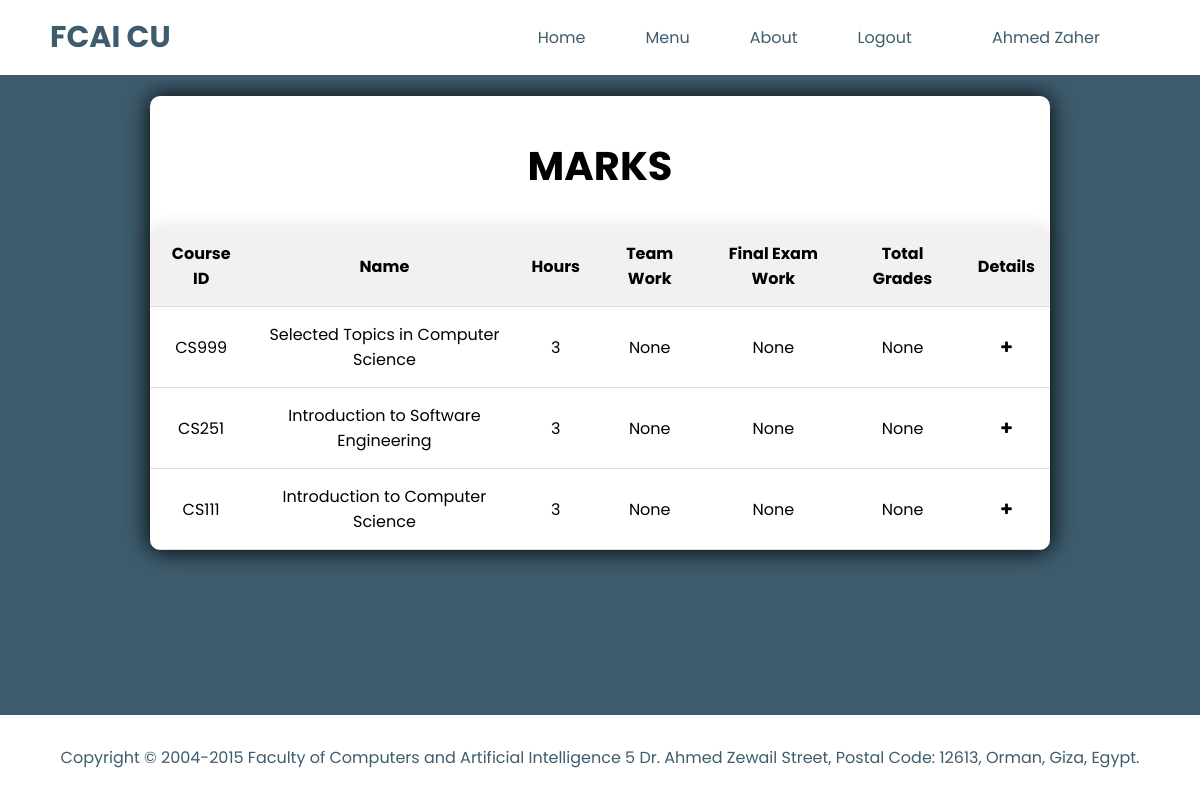
The app's page /registered_courses/ (signed in) with its own data.
### main_website/models.py (models this page shows, shortened)
class User(AbstractUser):
    class Role(models.TextChoices):
        ADMIN = "ADMIN", 'Admin'
        STUDENT = "STUDENT", 'Student'
    groups = models.ManyToManyField(Group, related_name='auth_users')
    user_permissions = models.ManyToManyField(Permission, related_name='auth_users')
    base_role = Role.ADMIN
    role = models.CharField(max_length=50, choices=Role.choices, default=Role.ADMIN)
    name = models.CharField(max_length=50, null=True)
    date_of_birth = models.DateTimeField(null=True)
    gender = models.CharField(max_length=10, choices=[
        ('Male', 'Male'),
        ('Female', 'Female')],
        null=True,
        )

class Grades(models.Model):
    student = models.ForeignKey(Student, on_delete=models.CASCADE)
    course = models.ForeignKey(Course, on_delete=models.CASCADE)
    course_grade = models.IntegerField(null=True, blank=True)
    final_grade = models.IntegerField(null=True, blank=True)
    class Meta:
        constraints = [
            models.UniqueConstraint(fields=['student', 'course'], name='composite_pk')
        ]

class Course(models.Model):
    name = models.CharField(max_length=50)
    course_id = models.CharField(max_length=8, unique=True, primary_key=True)
    department = models.ForeignKey('Department', on_delete=models.PROTECT)
    number_of_hours = models.IntegerField()
    lecture_day = models.CharField(max_length=10, choices=[
        ('Saturday', 'Saturday'),
        ('Sunday', 'Sunday'),
        ('Monday', 'Monday'),
        ('Tuesday', 'Tuesday'),
        ('Wednesday', 'Wednesday'),
        ('Thursday', 'Thursday'),
        ('Friday', 'Friday'),
    ])
    hall_number = models.CharField(max_length=8)

### main_website/views.py (the view)
    def decorator(request, *args, **kwargs):
        if check_student(request.user):
            return view_func(request, *args, **kwargs)
        else:
            return redirect('home')  # Redirect to the home page

### main_website/views.py (called while the page is built)
def student_required(view_func):
    def check_student(user):
        return user.is_authenticated and user.role == User.Role.STUDENT
    def decorator(request, *args, **kwargs):
        if check_student(request.user):
            return view_func(request, *args, **kwargs)
        else:
            return redirect('home')  # Redirect to the home page
    return decorator

@login_required(login_url='login_student')
@student_required
def registered_courses(request):
    grades = Grades.objects.filter(student_id=request.user.student.stud_id)
    context = {
        'grades': grades
    }
    return render(request, 'main_website/registered_courses.html', context)

### main_website/templates/main_website/registered_courses.html (shortened to what this page needs)
<!DOCTYPE html>
{% load static %}
<html lang="en">
    <head>
        <link rel="stylesheet" href={% static 'css/main.css'%}>
        <link rel="stylesheet" href={% static 'css/registeredCourses.css'%}>
        <link rel="stylesheet" href="https://cdnjs.cloudflare.com/ajax/libs/font-awesome/4.7.0/css/font-awesome.min.css">
    </head>
    <body>
        <header id="website-header">
            {% include 'header.html'%}
        </header>
        <div id = "main-content">
            <div id = "personal-data">
                    <h1>MARKS</h1>
                <table id = 'mainTable'>
                    <thead style="display: in;">
                        <tr>
                            <th>Course ID</th>
                            <th>Name</th>
                            <th>Hours</th>
                            <th>Team Work</th>
                            <th>Final Exam Work</th>
                            <th>Total Grades</th>
                            <th>Details</th>
                        </tr>
                    </thead>
                    <tbody id = 'mainTableBody'>
                            {% for grade in grades %}
                                    <tr class = "parentRow">
                                        <td>{{grade.course.course_id}}</td>
                                        <td>{{grade.course.name}}</td>
                                        <td>{{grade.course.number_of_hours}}</td>
                                        <td>{{grade.course_grade}}</td>
                                        <td>{{grade.final_grade}}</td>
                                        <td>
                                            {% with x=grade.final_grade y=grade.course_grade %}
                                                {% if x is none and y is none %}
                                                    None
                                                {% else %}
                                                    {{ x|add:y }}
                                                {% endif %}
                                            {% endwith %}
                                        </td>
                                        <td><button class="expand-button" ><i class="fa fa-plus"></i></button></td>
                                    </tr>
                            {% endfor %}
                    </tbody>
                </table>
            </div>
        </div>
        <footer id ="website-footer"></footer>
    </body>
</html>

### templates/header.html (shortened to what this page needs)
<nav>
    <h2><a href = "{% url 'home' %}">FCAI CU</a></h2>
    <ul id="right">
        <li> <a href="{% url 'home' %}" class = "left-right-border-effect">Home</a></li>
        {% if request.user.is_authenticated %}
            <li id = "menu">
                <a href="" class = "left-right-border-effect" >Menu</a>
            </li>
        {% endif %}
        <li>
            <a href="{% url 'about' %}" class = "left-right-border-effect">About</a>
        </li>
        {% if request.user.is_authenticated %}
            <li   id="log_out">
                <a class = "left-right-border-effect" href = "{%url 'logout'%}">Logout</a>
            </li>
        {% endif %}
        {% if request.user.is_authenticated %}
        <li class="">
            <a href="{%url 'profile'%}" class = "left-right-border-effect" id = "profile" style="padding: 10px; margin:0 0px 0 20px;">{{ request.user.name }}</a>
        </li>
        {% endif %}
    </ul>
</nav>

### main_website/static/css/main.css (style rules this page uses)
:root { --main-color:#3e5c6e; --main-font: 'Poppins'; --links-hover-color:#2f4858; --main-box-shadow: 0 0 25px rgba(0, 0,0, 1); --main-radius: 20px; --gradient-background-color: linear-gradient(to right, #33658a, #427598, #5284a7, #6195b5, #71a5c4, #70a2bf, #709fbb, #6f9cb6, #5e869d, #4e7186, #3e5c6e, #2f4858); }
* { margin: 0; padding: 0; box-sizing: border-box; }
a { text-decoration: none; color: black; }
html { height: 100%; }
body { background: var(--main-color); font-family: var(--main-font); position: relative; min-height: 100%; }
.left-right-border-effect { position: relative; }
.left-right-border-effect:after { content: ''; position: absolute; width: 100%; transform: scaleX(0); height: 2px; bottom: 0; left: 0; background-color:var(--main-color); transform-origin: bottom right; transition: transform 0.25s ease-out; }
#website-header { display: flex; align-items: center; border-bottom: 5px solid var(--main-color); background: #fff; color: var(--main-color); padding-left: 50px; padding-right: 50px; position: fixed; width: 100%; left: 0; margin: 0; top: 0; right: 0; height: 10%; z-index: 1; }
#website-header h2 a { font-size: 30px; color: var(--main-color); }
#website-header nav { display: flex; justify-content: center; align-items: center; width: 100%; }
#website-header nav ul { list-style: none; display: flex; justify-content: space-between; }
#website-header ul { margin-left: auto; justify-content: space-between; }
#website-header ul li +li, li:first-child { margin-right: 40px; }
#website-header ul li a { display: block; color: var(--main-color); text-decoration: none; padding: 10px; }
#main-content { color: #fff; position: relative; overflow: hidden; min-height: 80%; padding-top: 8%; padding-bottom: 10%; margin-left: auto; margin-right: auto ; width: 100%; }
#main-content h1 { font-size: 40px }
#website-footer { padding-top: 20px; text-align: center; height: 10%; position: absolute; bottom: 0; left:0; right:0; width:100%; color: var(--main-color); background-color: #fff; display: block; padding :0; height: fit-content; }

### main_website/static/css/registeredCourses.css (style rules this page uses)
table { width: 100%; height: 100%; border-collapse: collapse; overflow: hidden; box-shadow: 0 0 20px rgba(0,0,0,0.1); border-radius: 10px; }
#personal-data { box-shadow:var(--main-box-shadow); background-color: white; margin-left: 150px; margin-right: 150px; border-radius: 10px; }
h1 { padding: 40px 0 30px 0; color: black; text-align: center; }
th, td { padding: 15px; color: black; text-align: center; }
th { background-color: #f1f1f1; }
tr { border-bottom: 1px solid #ddd; width: 100%; }
.expand-button { margin: 0 5px; padding: 5px 10px; border: none; border-radius: 4px; background-color: var(--gradient-background-color); cursor: pointer; }

### records on screen
User: user.name "Ahmed Zaher"
Grades: course.course_id "CS999", course.name "Selected Topics in Computer Science", course.number_of_hours "3", course_grade "None", final_grade "None"
Grades: course.course_id "CS251", course.name "Introduction to Software Engineering", course.number_of_hours "3", course_grade "None", final_grade "None"
Grades: course.course_id "CS111", course.name "Introduction to Computer Science", course.number_of_hours "3", course_grade "None", final_grade "None"
